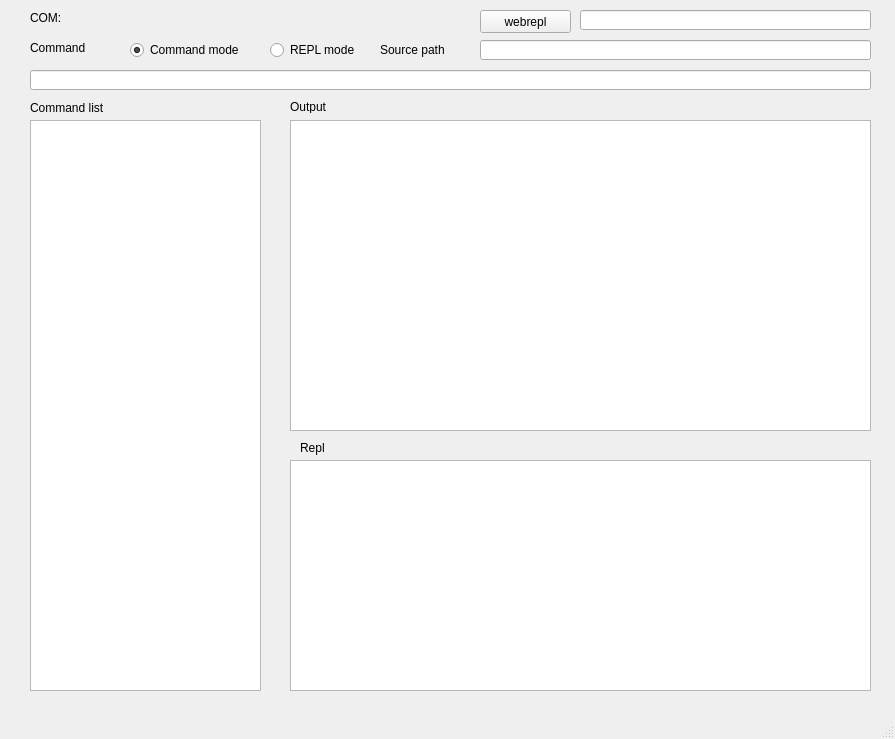
<?xml version="1.0" encoding="UTF-8"?>
<ui version="4.0">
 <class>MainWindow</class>
 <widget class="QMainWindow" name="MainWindow">
  <property name="geometry">
   <rect>
    <x>0</x>
    <y>0</y>
    <width>895</width>
    <height>739</height>
   </rect>
  </property>
  <property name="windowTitle">
   <string>MainWindow</string>
  </property>
  <widget class="QWidget" name="centralwidget">
   <widget class="QListWidget" name="commandlist">
    <property name="geometry">
     <rect>
      <x>30</x>
      <y>120</y>
      <width>231</width>
      <height>571</height>
     </rect>
    </property>
   </widget>
   <widget class="QLabel" name="label_commandlist">
    <property name="geometry">
     <rect>
      <x>30</x>
      <y>100</y>
      <width>161</width>
      <height>16</height>
     </rect>
    </property>
    <property name="text">
     <string>Command list</string>
    </property>
   </widget>
   <widget class="QTextEdit" name="text_output">
    <property name="geometry">
     <rect>
      <x>290</x>
      <y>120</y>
      <width>581</width>
      <height>311</height>
     </rect>
    </property>
   </widget>
   <widget class="QLineEdit" name="command_input">
    <property name="geometry">
     <rect>
      <x>30</x>
      <y>70</y>
      <width>841</width>
      <height>20</height>
     </rect>
    </property>
   </widget>
   <widget class="QLabel" name="label_command_input">
    <property name="geometry">
     <rect>
      <x>30</x>
      <y>40</y>
      <width>111</width>
      <height>16</height>
     </rect>
    </property>
    <property name="text">
     <string>Command</string>
    </property>
   </widget>
   <widget class="QLabel" name="label_output">
    <property name="geometry">
     <rect>
      <x>290</x>
      <y>100</y>
      <width>47</width>
      <height>13</height>
     </rect>
    </property>
    <property name="text">
     <string>Output</string>
    </property>
   </widget>
   <widget class="MicroPythonREPLPane" name="ReplPane">
    <property name="geometry">
     <rect>
      <x>290</x>
      <y>460</y>
      <width>581</width>
      <height>231</height>
     </rect>
    </property>
   </widget>
   <widget class="QLabel" name="label_repl">
    <property name="geometry">
     <rect>
      <x>300</x>
      <y>440</y>
      <width>90</width>
      <height>16</height>
     </rect>
    </property>
    <property name="text">
     <string>Repl</string>
    </property>
   </widget>
   <widget class="QRadioButton" name="radioButton_commandmode">
    <property name="geometry">
     <rect>
      <x>130</x>
      <y>40</y>
      <width>141</width>
      <height>20</height>
     </rect>
    </property>
    <property name="text">
     <string>Command mode</string>
    </property>
    <property name="checked">
     <bool>true</bool>
    </property>
   </widget>
   <widget class="QRadioButton" name="radioButton_replmode">
    <property name="geometry">
     <rect>
      <x>270</x>
      <y>40</y>
      <width>121</width>
      <height>20</height>
     </rect>
    </property>
    <property name="text">
     <string>REPL mode</string>
    </property>
   </widget>
   <widget class="QLabel" name="label_comport">
    <property name="geometry">
     <rect>
      <x>30</x>
      <y>10</y>
      <width>441</width>
      <height>16</height>
     </rect>
    </property>
    <property name="text">
     <string>COM: </string>
    </property>
   </widget>
   <widget class="QLabel" name="label_srcpath">
    <property name="geometry">
     <rect>
      <x>380</x>
      <y>40</y>
      <width>81</width>
      <height>20</height>
     </rect>
    </property>
    <property name="text">
     <string>Source path</string>
    </property>
   </widget>
   <widget class="QLineEdit" name="lineEdit_srcpath">
    <property name="geometry">
     <rect>
      <x>480</x>
      <y>40</y>
      <width>391</width>
      <height>20</height>
     </rect>
    </property>
   </widget>
   <widget class="QLineEdit" name="lineEdit_webrepl_ip">
    <property name="geometry">
     <rect>
      <x>580</x>
      <y>10</y>
      <width>291</width>
      <height>20</height>
     </rect>
    </property>
   </widget>
   <widget class="QPushButton" name="pushButton_webrepl">
    <property name="geometry">
     <rect>
      <x>480</x>
      <y>10</y>
      <width>91</width>
      <height>23</height>
     </rect>
    </property>
    <property name="text">
     <string>webrepl</string>
    </property>
   </widget>
  </widget>
  <widget class="QMenuBar" name="menubar">
   <property name="geometry">
    <rect>
     <x>0</x>
     <y>0</y>
     <width>895</width>
     <height>21</height>
    </rect>
   </property>
  </widget>
  <widget class="QStatusBar" name="statusbar"/>
 </widget>
 <customwidgets>
  <customwidget>
   <class>MicroPythonREPLPane</class>
   <extends>QTextEdit</extends>
   <header location="global">qt5_repl_gui.h</header>
  </customwidget>
 </customwidgets>
 <resources/>
 <connections/>
</ui>
